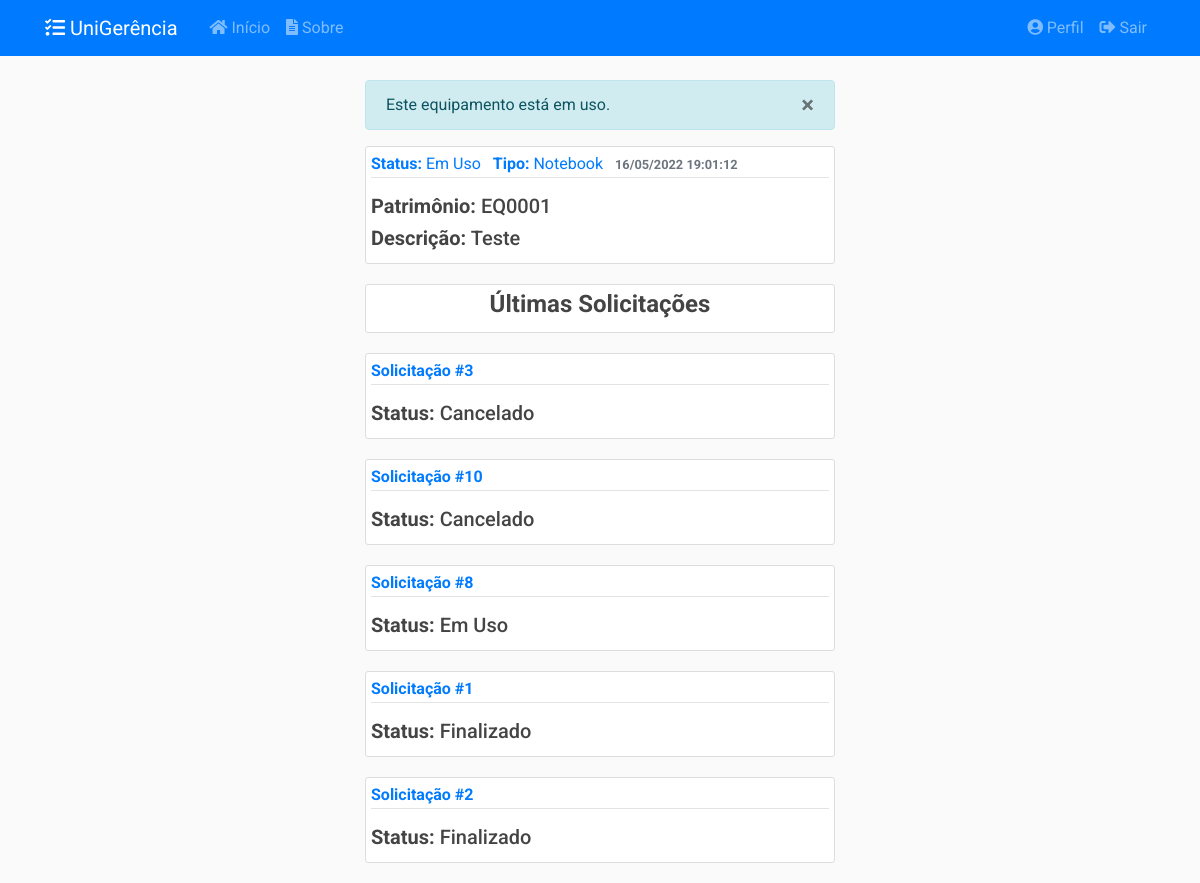
The page /equipamentos/1 (signed in) on the database its author committed.
### app/models/equipamentos.py (models this page shows, shortened)
class Equipamento(db.Model):
    __tablename__ = 'equipamentos'
    __table_args__ = {'extend_existing': True}
    id = db.Column(db.Integer, primary_key=True)
    patrimonio = db.Column(db.String(20), unique=True, nullable=False)
    descricao = db.Column(db.String(50), nullable=False)
    data_cadastro = db.Column(db.DateTime, nullable=False,
                              default=datetime.now().astimezone(fuso_horario))
    data_atualizacao = db.Column(db.DateTime, nullable=True)
    status = db.Column(db.Enum(Status), default=Status.ABERTO.name)
    motivo_indisponibilidade = db.Column(db.Text, nullable=True)
    ativo = db.Column(db.Boolean, nullable=False, default=True)
    tipo_eqp_id = db.Column(db.Integer, db.ForeignKey('tipos_equipamento.id'),
                            nullable=False)
    tipo_eqp = db.relationship('TipoEquipamento', back_populates='equipamentos')
    solicitacoes = db.relationship('SolicitacaoEquipamento', secondary=solicitacao_e,
                                   back_populates='equipamentos')
    relatorios = db.relationship('RelatorioEquipamento', back_populates='equipamento')
    def recupera_id(eqp_id):
        return Equipamento.query.filter_by(id=eqp_id).filter_by(ativo=True).first_or_404()
    def __repr__(self):
        return f"{self.patrimonio} - {self.descricao}"

class TipoEquipamento(db.Model):
    __tablename__ = 'tipos_equipamento'
    __table_args__ = {'extend_existing': True}
    id = db.Column(db.Integer, primary_key=True)
    nome = db.Column(db.String(20), unique=True, nullable=False)
    ativo = db.Column(db.Boolean, nullable=False, default=True)
    equipamentos = db.relationship('Equipamento', back_populates='tipo_eqp')
    solicitacoes = db.relationship('SolicitacaoEquipamento', back_populates='tipo_eqp')

### app/models/solicitacoes.py (models this page shows, shortened)
class Solicitacao(db.Model):
    __tablename__ = 'solicitacoes'
    __table_args__ = {'extend_existing': True}
    id = db.Column(db.Integer, primary_key=True)
    status = db.Column(db.Enum(Status), default=Status.ABERTO.name)
    data_abertura = db.Column(db.DateTime, nullable=False,
                              default=datetime.now().astimezone(fuso_horario))
    data_inicio_pref = db.Column(db.Date, nullable=False)
    data_fim_pref = db.Column(db.Date, nullable=False)
    data_retirada = db.Column(db.DateTime, nullable=True)
    data_devolucao = db.Column(db.DateTime, nullable=True)
    data_cancelamento = db.Column(db.DateTime, nullable=True)
    data_finalizacao = db.Column(db.DateTime, nullable=True)
    quantidade = db.Column(db.Integer, nullable=False, default=0)
    descricao = db.Column(db.String(20), nullable=False)
    tipo = db.Column(db.String(20), nullable=False)
    ativo = db.Column(db.Boolean, nullable=False, default=True)
    usuario_id = db.Column(db.Integer, db.ForeignKey('usuarios.id'),
                           nullable=False)
    turno_id = db.Column(db.Integer, db.ForeignKey('turnos.id'),
                           nullable=False)
    turno = db.relationship('Turno', back_populates='solicitacoes')
    def recupera_ultimas_eqp(equipamento, limite):
        return Solicitacao.query.filter(
            SolicitacaoEquipamento.equipamentos.contains(equipamento)).filter_by(
            ativo=True).order_by(SolicitacaoEquipamento.id.desc()).limit(limite)
    __mapper_args__ = {
        'polymorphic_identity': 'SOLICITACAO',
        'polymorphic_on': tipo
    }

class SolicitacaoSala(Solicitacao):
    __tablename__ = 'solicitacoes_salas'
    id = db.Column(db.Integer, db.ForeignKey('solicitacoes.id'), primary_key=True)
    setor_id = db.Column(db.Integer, db.ForeignKey('setores.id'), nullable=False)
    setor = db.relationship('Setor', back_populates='solicitacoes')
    salas = db.relationship('Sala', secondary= solicitacao_s,
                                    back_populates='solicitacoes')
    __mapper_args__ = {
        'polymorphic_identity': 'SALA',
    }

class Solicitacao(db.Model):
    __tablename__ = 'solicitacoes'
    __table_args__ = {'extend_existing': True}
    id = db.Column(db.Integer, primary_key=True)
    status = db.Column(db.Enum(Status), default=Status.ABERTO.name)
    data_abertura = db.Column(db.DateTime, nullable=False,
                              default=datetime.now().astimezone(fuso_horario))
    data_inicio_pref = db.Column(db.Date, nullable=False)
    data_fim_pref = db.Column(db.Date, nullable=False)
    data_retirada = db.Column(db.DateTime, nullable=True)
    data_devolucao = db.Column(db.DateTime, nullable=True)
    data_cancelamento = db.Column(db.DateTime, nullable=True)
    data_finalizacao = db.Column(db.DateTime, nullable=True)
    quantidade = db.Column(db.Integer, nullable=False, default=0)
    descricao = db.Column(db.String(20), nullable=False)
    tipo = db.Column(db.String(20), nullable=False)
    ativo = db.Column(db.Boolean, nullable=False, default=True)
    usuario_id = db.Column(db.Integer, db.ForeignKey('usuarios.id'),
                           nullable=False)
    turno_id = db.Column(db.Integer, db.ForeignKey('turnos.id'),
                           nullable=False)
    turno = db.relationship('Turno', back_populates='solicitacoes')
    def recupera_ultimas_eqp(equipamento, limite):
        return Solicitacao.query.filter(
            SolicitacaoEquipamento.equipamentos.contains(equipamento)).filter_by(
            ativo=True).order_by(SolicitacaoEquipamento.id.desc()).limit(limite)
    __mapper_args__ = {
        'polymorphic_identity': 'SOLICITACAO',
        'polymorphic_on': tipo
    }

class SolicitacaoEquipamento(Solicitacao):
    __tablename__ = 'solicitacoes_equipamentos'
    id = db.Column(db.Integer, db.ForeignKey('solicitacoes.id'), primary_key=True)
    tipo_eqp_id = db.Column(db.Integer, db.ForeignKey('tipos_equipamento.id'),
                           nullable=True)
    equipamentos = db.relationship('Equipamento', secondary=solicitacao_e,
                                   back_populates='solicitacoes')
    tipo_eqp = db.relationship('TipoEquipamento', back_populates='solicitacoes')
    __mapper_args__ = {
        'polymorphic_identity': 'EQUIPAMENTO'
    }

### app/controllers/equipamentos.py (the view)
@equipamentos.route("/<int:eqp_id>")
@login_required
@admin_required
def equipamento(eqp_id):
    equipamento = Equipamento.recupera_id(eqp_id)
    solicitacoes = Solicitacao.recupera_ultimas_eqp(equipamento, 5)
    return render_template('equipamentos/equipamento.html',
                           title=equipamento, equipamento=equipamento,
                           solicitacoes=solicitacoes)

### app/models/usuarios.py (called while the page is built)
@login_manager.user_loader
def load_user(user_id):
    return Usuario.query.get(int(user_id))

def admin_required(f):
    @wraps(f)
    def wrap(*args, **kwargs):
        if Usuario.verifica_admin(current_user):
            return f(*args, **kwargs)
        else:
            flash('Você não tem autorização para acessar esta página.', 'danger')
        return redirect(url_for('principal.inicio'))
    return wrap

    @staticmethod
    def verifica_admin(self):
        if self.tipo.name == 'ADMIN':
            return True
        else:
            return False

### app/templates/equipamentos/equipamento.html (shortened to what this page needs)
{% extends "layout.html" %}
{% block conteudo %}
{% if equipamento.status.name != 'PENDENTE' %}
<div class="alert alert-info" role="alert" id="alert-message">
    <button type="button" class="close" data-dismiss="alert">
    <span>&times;</span>
    </button>
    {% if equipamento.status.name == 'ABERTO' %}
    Este equipamento está disponível para ser solicitado.
    {% elif equipamento.status.name == 'EMUSO' %}
    Este equipamento está em uso.
    {% elif equipamento.status.name == 'DESABILITADO' or equipamento.status.name == 'EMMANUTENCAO' %}
    Este equipamento está indisponível para ser solicitado.
    {% endif %}
</div>
{% endif %}
<article class="media content-section">
    <div class="media-body">
        <div class="article-metadata mb-3">
            <a class="mr-2" href="#"><strong>Status:</strong> {{ equipamento.status.value }}</a>
            <a class="mr-2" href="#"><strong>Tipo:</strong> {{ equipamento.tipo_eqp.nome }}</a>
            <small class="text-muted"><strong>{{ equipamento.data_cadastro.strftime('%d/%m/%Y %H:%M:%S') }}</strong></small>
        </div>
        <h5 class="article-title"><strong>Patrimônio:</strong> {{ equipamento.patrimonio }}</h5>
        <h5 class="article-content"><strong>Descrição:</strong> {{ equipamento.descricao }}</h5>
    </div>
</article>
<article class="media content-section">
    <div class="media-body">
        <h4 class="article-content text-center"><strong>Últimas Solicitações</strong></h4>
    </div>
</article>
{% for solicitacao in solicitacoes %}
<article class="media content-section">
    <div class="media-body">
        <div class="article-metadata mb-3">
            <a class="mr-2" href="{{ url_for('solicitacoes.solicitacao', solicitacao_id=solicitacao.id )}}"><strong>Solicitação #{{ solicitacao.id }}</strong></a>
        </div>
        <h5 class="article-content"><strong>Status:</strong> {{ solicitacao.status.value }}</h5>
    </div>
</article>
{% endfor %}
{% endblock conteudo %}

### app/static/css/main.css (style rules this page uses)
body { background: #fafafad5; color: #333333; margin-top: 5rem; font-family: 'Roboto' !important; }
h1, h2, h3, h4, h5, h6 { color: #444444; }
html { scroll-behavior: smooth; }
.content-section { background: #ffffff; padding: 5px 5px; border: 1px solid #dddddd; border-radius: 3px; margin-bottom: 20px; }
.article-title { color: #444444; }
.article-content { white-space: pre-line; }
.article-metadata { padding-bottom: 1px; margin-bottom: 4px; border-bottom: 1px solid #e3e3e3 }

### rows shown on the page
Equipamento: status.value "Em Uso", data_cadastro "16/05/2022 19:01:12", patrimonio "EQ0001", descricao "Teste"
TipoEquipamento: tipo_eqp.nome "Notebook"
SolicitacaoSala: id "3", status.value "Cancelado"
SolicitacaoEquipamento: id "10", status.value "Cancelado"
SolicitacaoEquipamento: id "8", status.value "Em Uso"
SolicitacaoSala: id "1", status.value "Finalizado"
SolicitacaoEquipamento: id "2", status.value "Finalizado"
